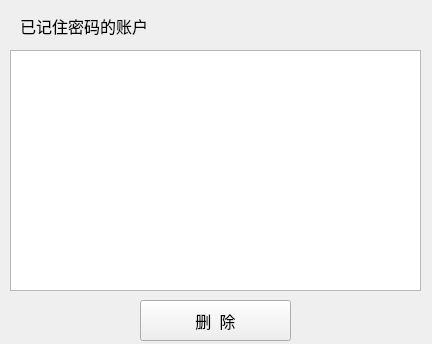
<?xml version="1.0" encoding="UTF-8"?>
<ui version="4.0">
 <class>DbManager</class>
 <widget class="QWidget" name="DbManager">
  <property name="geometry">
   <rect>
    <x>0</x>
    <y>0</y>
    <width>432</width>
    <height>344</height>
   </rect>
  </property>
  <property name="minimumSize">
   <size>
    <width>432</width>
    <height>344</height>
   </size>
  </property>
  <property name="maximumSize">
   <size>
    <width>432</width>
    <height>344</height>
   </size>
  </property>
  <property name="windowTitle">
   <string>已保存用户名密码管理</string>
  </property>
  <widget class="QTableView" name="user_list">
   <property name="geometry">
    <rect>
     <x>10</x>
     <y>50</y>
     <width>411</width>
     <height>241</height>
    </rect>
   </property>
   <property name="verticalScrollBarPolicy">
    <enum>Qt::ScrollBarAsNeeded</enum>
   </property>
   <property name="horizontalScrollBarPolicy">
    <enum>Qt::ScrollBarAlwaysOff</enum>
   </property>
   <property name="editTriggers">
    <set>QAbstractItemView::NoEditTriggers</set>
   </property>
   <property name="selectionMode">
    <enum>QAbstractItemView::SingleSelection</enum>
   </property>
   <property name="selectionBehavior">
    <enum>QAbstractItemView::SelectRows</enum>
   </property>
  </widget>
  <widget class="QLabel" name="label">
   <property name="geometry">
    <rect>
     <x>20</x>
     <y>0</y>
     <width>161</width>
     <height>51</height>
    </rect>
   </property>
   <property name="font">
    <font>
     <family>微软雅黑</family>
     <pointsize>12</pointsize>
    </font>
   </property>
   <property name="text">
    <string>已记住密码的账户</string>
   </property>
  </widget>
  <widget class="QPushButton" name="delete_button">
   <property name="geometry">
    <rect>
     <x>140</x>
     <y>300</y>
     <width>151</width>
     <height>41</height>
    </rect>
   </property>
   <property name="font">
    <font>
     <family>微软雅黑</family>
     <pointsize>12</pointsize>
    </font>
   </property>
   <property name="text">
    <string>删  除</string>
   </property>
  </widget>
 </widget>
 <resources/>
 <connections/>
</ui>
